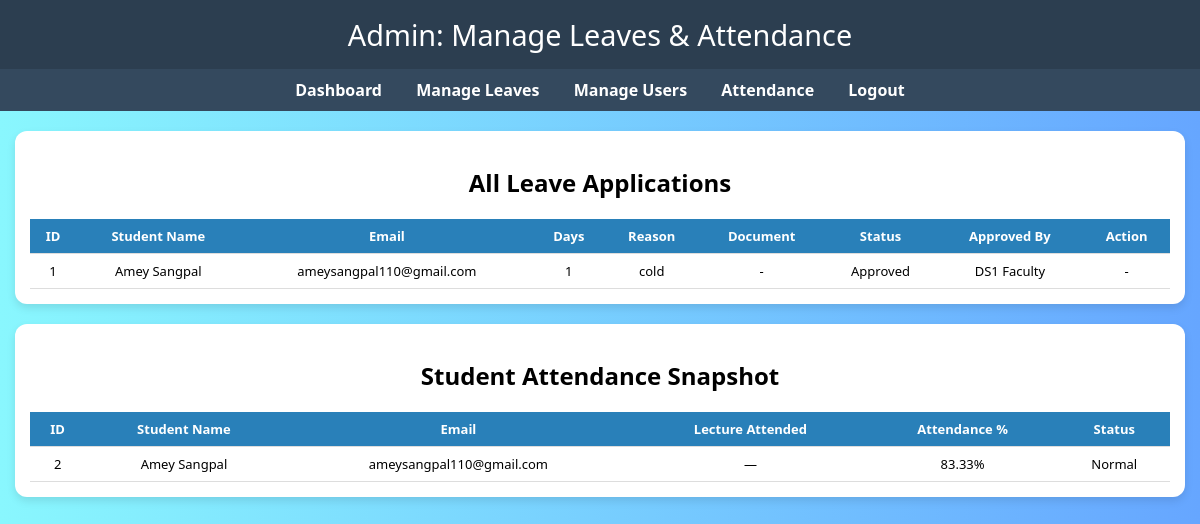
The app's page /admin/leaves (signed in), older data.
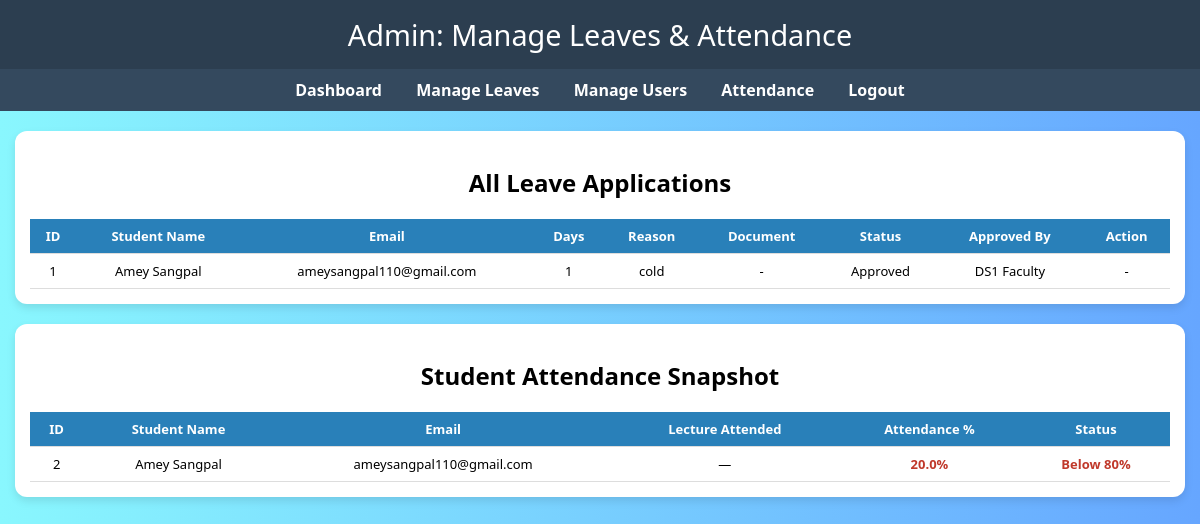
The same page, newer data.
### app.py (models this page shows)
class Leave(db.Model):
    id = db.Column(db.Integer, primary_key=True)
    student_id = db.Column(db.Integer, db.ForeignKey('user.id', ondelete='CASCADE'), nullable=False)
    name = db.Column(db.String(150), nullable=False)
    email = db.Column(db.String(150), nullable=False)
    days = db.Column(db.Integer, nullable=False)
    reason = db.Column(db.Text, nullable=False)
    document = db.Column(db.String(150), nullable=True)
    status = db.Column(db.String(20), default='Pending')
    approved_by = db.Column(db.String(150), nullable=True)

class User(db.Model):
    id = db.Column(db.Integer, primary_key=True)
    name = db.Column(db.String(150), nullable=False)
    email = db.Column(db.String(150), unique=True, nullable=False)
    password = db.Column(db.String(150), nullable=False)
    role = db.Column(db.String(50), nullable=False)
    leaves = db.relationship('Leave', backref='user', lazy=True,
                             cascade='all, delete-orphan', passive_deletes=True)
    attendance = db.relationship('Attendance', backref='student', lazy=True,
                                 cascade='all, delete-orphan', passive_deletes=True)

### app.py (the view, shortened to what this page needs)
@app.route('/admin/leaves', methods=['GET', 'POST'])
def admin_leaves():
    if 'role' not in session or session['role'].lower() != 'admin':
        flash("Unauthorized access.", "error")
        return redirect(url_for('login'))
    leaves = Leave.query.order_by(Leave.id.desc()).all()
    students = []
    for s in User.query.filter_by(role='student').order_by(User.id).all():
        rec = Attendance.query.filter_by(student_id=s.id).order_by(Attendance.id.desc()).first()
        perc = rec.percentage if rec else 0.0
        students.append({
            'id': s.id,
            'name': s.name,
            'email': s.email,
            'lectures_attended': '—',
            'percentage': round(perc, 2)
        })
    return render_template('admin_leaves.html', leaves=leaves, students=students)

### templates/admin_leaves.html (shortened to what this page needs)
<!DOCTYPE html>
<html lang="en">
<head>
</head>
<body>
  <header>Admin: Manage Leaves & Attendance</header>
  <nav>
    <a href="{{ url_for('admin_dashboard') }}">Dashboard</a>
    <a href="{{ url_for('admin_leaves') }}">Manage Leaves</a>
    <a href="{{ url_for('admin_users') }}">Manage Users</a>
    <a href="{{ url_for('admin_attendance') }}">Attendance</a>
    <a href="{{ url_for('logout') }}">Logout</a>
  </nav>
  <div class="container">
    <h2 style="text-align:center;">All Leave Applications</h2>
    <table>
      <tr><th>ID</th><th>Student Name</th><th>Email</th><th>Days</th><th>Reason</th><th>Document</th><th>Status</th><th>Approved By</th><th>Action</th></tr>
      {% for leave in leaves %}
      <tr>
        <td>{{ leave.id }}</td>
        <td>{{ leave.name }}</td>
        <td>{{ leave.email }}</td>
        <td>{{ leave.days }}</td>
        <td style="max-width:220px;word-wrap:break-word;">{{ leave.reason }}</td>
        <td>{% if leave.document %}<a href="{{ url_for('static', filename='uploads/' + leave.document) }}" target="_blank">View</a>{% else %}-{% endif %}</td>
        <td>{{ leave.status }}</td>
        <td>{{ leave.approved_by or '-' }}</td>
        <td>
          {% if leave.status == 'Pending' %}
          <form method="POST" style="display:inline;" action="{{ url_for('admin_leaves') }}">
            <input type="hidden" name="leave_id" value="{{ leave.id }}">
            <input type="hidden" name="action" value="approve">
            <button type="submit">Approve</button>
          </form>
          <form method="POST" style="display:inline;" action="{{ url_for('admin_leaves') }}">
            <input type="hidden" name="leave_id" value="{{ leave.id }}">
            <input type="hidden" name="action" value="reject">
            <button type="submit">Reject</button>
          </form>
          {% else %}
            -
          {% endif %}
        </td>
      </tr>
      {% endfor %}
    </table>
  </div>
  <div class="container">
    <h2 style="text-align:center;">Student Attendance Snapshot</h2>
    <table>
      <tr><th>ID</th><th>Student Name</th><th>Email</th><th>Lecture Attended</th><th>Attendance %</th><th>Status</th></tr>
      {% for student in students %}
      <tr>
        <td>{{ student.id }}</td>
        <td>{{ student.name }}</td>
        <td>{{ student.email }}</td>
        <td>{{ student.lectures_attended }}</td>
        <td {% if student.percentage < 80 %}class="low-attendance"{% endif %}>{{ student.percentage }}%</td>
        <td>{% if student.percentage < 80 %}<span class="low-attendance">Below 80%</span>{% else %}Normal{% endif %}</td>
      </tr>
      {% endfor %}
    </table>
  </div>
</body>
</html>

### templates/admin_leaves.html (style rules this page uses)
body { font-family:'Segoe UI',sans-serif; background:linear-gradient(to right,#89f7fe,#66a6ff); margin:0; padding:0; }
header { background:#2c3e50;color:#fff;padding:15px 0;text-align:center;font-size:1.8em; }
nav { background:#34495e;text-align:center;padding:10px; }
nav a { color:white;text-decoration:none;margin:0 15px;font-weight:bold; }
.container { width:95%;margin:20px auto;background:white;border-radius:12px;padding:15px;box-shadow:0 4px 8px rgba(0,0,0,0.1);margin-bottom:20px; }
table { width:100%;border-collapse:collapse;font-size:13px; }
th,td { padding:8px;border-bottom:1px solid #ddd;text-align:center; }
th { background:#2980b9;color:#fff; }
.low-attendance { color:#c0392b;font-weight:bold; }

Row changes from the older to the newer data that the page shows:
changed User "Amey Sangpal": percentage "83.33" → "20.0"; text "Normal" → "Below 80%"
